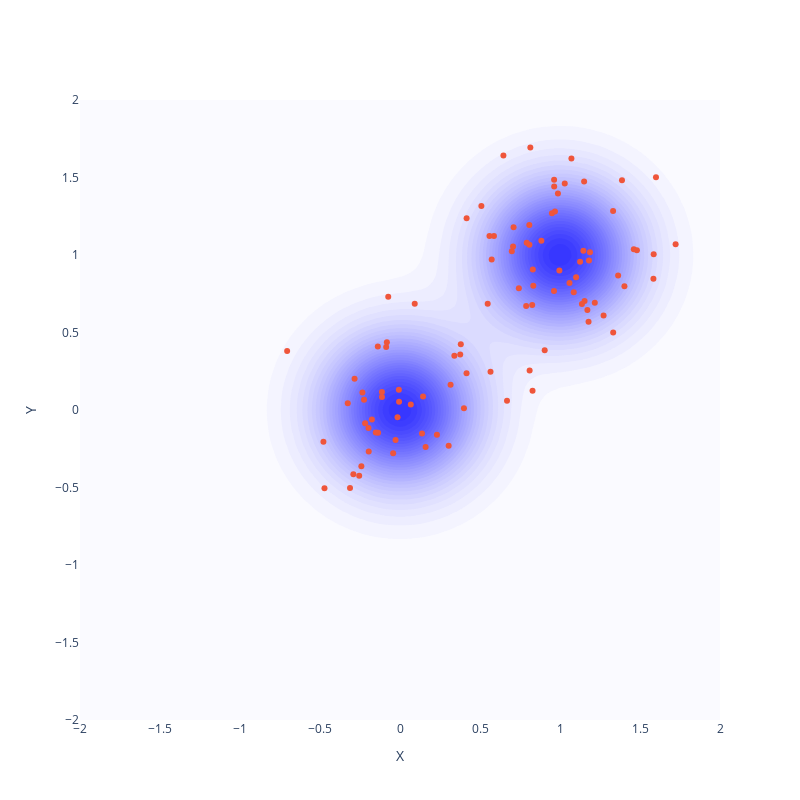

Here is the notebook cell this chart was saved with:
### Code cell
# Create Gaussian mixture model for sampling etc.
data_dist = GaussianMixtureModel(
    torch.tensor(
        [
            [0.0, 0.0],
            [1.0, 1.0],
        ]
    ),
    torch.stack([0.1 * torch.eye(2), 0.1 * torch.eye(2)]),
    torch.tensor([0.5, 0.5]),
)

# Draw samples from distribution.
samples = data_dist.sample(100)

# Plot distributions and the samples.
fig = plot_density_heatmap(data_dist.likelihood)
fig.add_trace(go.Scatter(x=samples[:, 0], y=samples[:, 1], mode="markers"))
fig.show()
